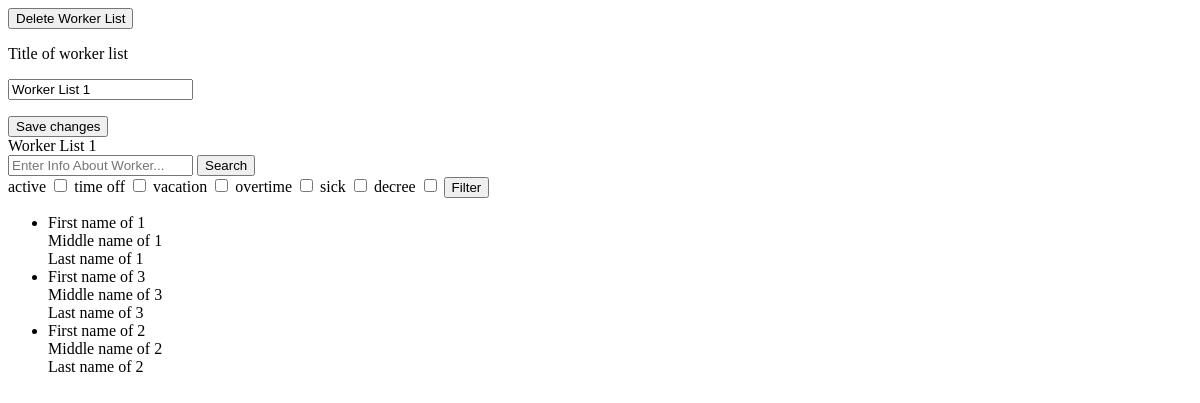
Before: /workers/worker_list/1/?page=2 with the older database file.
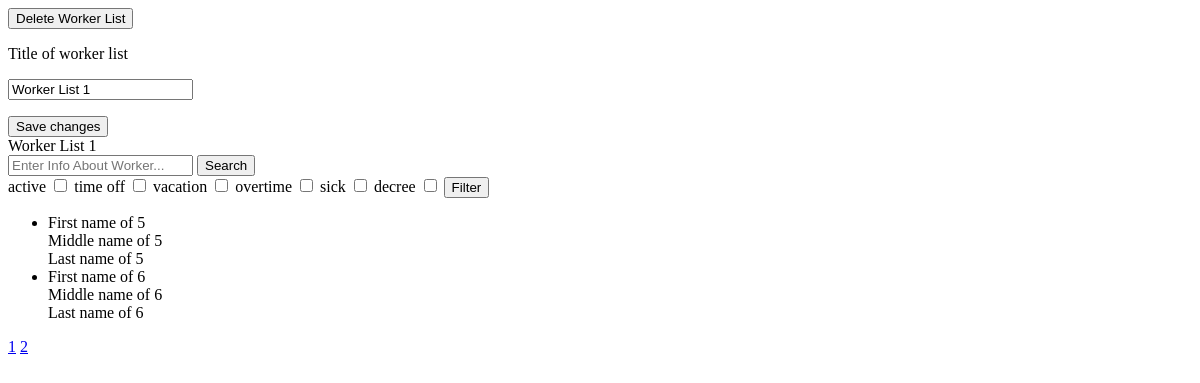
After: the same page with the newer database file.
### apps/workers/models.py (models this page shows, shortened)
class WorkerList(models.Model):
    title = models.CharField(
        'Title of worker list', default='My Worker List', max_length=255)
    token = models.CharField(
        'Access token to worker list', max_length=40, null=True, blank=True)
    token_expiration_date = models.DateTimeField(
        'Expiration date of token', default=datetime.now() + timedelta(hours=3), blank=True)
    creation_date = models.DateField('Creation date', auto_now_add=True, blank=True)
    owners = models.ManyToManyField(AUTH_USER_MODEL, verbose_name='owners')
    class Meta:
        db_table = 'worker_list'
        verbose_name = 'worker list'
        verbose_name_plural = 'worker lists'

class Worker(models.Model):
    STATUS = (
        ('active', 'active'),
        ('time_off', 'time off'),
        ('vacation', 'vacation'),
        ('overtime', 'overtime'),
        ('sick', 'sick'),
        ('decree', 'decree')
    )
    first_name = models.CharField('First name', max_length=50)
    middle_name = models.CharField('Middle name', max_length=50)
    last_name = models.CharField('Last name', max_length=50)
    birth_date = models.DateField('Birth date')
    worker_list = models.ForeignKey(
        WorkerList, on_delete=models.CASCADE,
        verbose_name='Worker list', related_name='workers'
    )
    add_date = models.DateField('Date of first creating', auto_now_add=True)
    job_title = models.CharField('Job title', max_length=255)
    status = models.CharField(
        'Working status', choices=STATUS,
        default='active', max_length=50
    )
    months_experience = models.PositiveSmallIntegerField(
        'Number of months of experience', default=0)
    wage_rate = models.DecimalField(
        'The rate for which the employee works',
        max_digits=3, decimal_places=2, default=1
    )
    wage_rate_salary = models.PositiveIntegerField(
        'Salary for one job', default=6000
    )
    content_type = models.ForeignKey(
        ContentType, on_delete=models.CASCADE, null=True, blank=True,
        verbose_name='Worker extension. Like a teacher or a cook. '
                     'Leave blank if this is a regular employee'
    )
    object_id = models.PositiveIntegerField(
        'Id of extension type. E.g. id of `TeacherType`', null=True, blank=True)
    extension_type = GenericForeignKey()
    salary_info = models.ForeignKey(
        'salary_info.WorkerSalaryInfo', on_delete=models.DO_NOTHING,
        verbose_name='Model with fields for salary calculation'
    )
    class Meta:
        db_table = 'worker'
        verbose_name = 'worker'
        verbose_name_plural = 'workers'
        unique_together = 'content_type', 'object_id'

### apps/workers/views.py (the view)
class WorkerListView(DetailView):
    model = WorkerList
    context_object_name = 'worker_list'
    template_name = 'workers/worker_list.html'
    form_class = WorkerListForm
    paginate_by = 4
    object = None
    def get_context_data(self, **kwargs) -> dict:
        self.object = self.get_object()
        kwargs['page_obj'] = self._get_paginated_workers()
        kwargs['form'] = self.form_class(instance=self.object)
        return super().get_context_data(**kwargs)
    def _get_paginated_workers(self) -> QuerySet:
        return self._paginate(self._get_workers_queryset())
    def _get_workers_queryset(self) -> QuerySet:
        return self.object.workers.all()
    def _paginate(self, queryset: QuerySet) -> QuerySet:
        paginator = Paginator(queryset, self.paginate_by)
        return paginator.get_page(self.request.GET.get('page'))

### apps/workers/forms.py
class WorkerListForm(forms.ModelForm):
    class Meta:
        model = WorkerList
        fields = 'title',

### templates/workers/worker_list.html (shortened to what this page needs)
{% extends 'base.html' %}
{% block content %}
  <form action="{% url 'workers:worker_list_delete' worker_list.pk %}" method="POST">
    <button>Delete Worker List</button>
  </form>
  <form action="{% url 'workers:worker_list_update' worker_list.pk %}" method="POST">
    {% include 'include/post_form_content.html' %}
    <button>Save changes</button>
  </form>
  <div>{{ worker_list.title }}</div>
  <form action="{% url 'workers:workers_search' worker_list.pk %}" method="GET">
    <input type="search" placeholder="Enter Info About Worker..." name="q">
    <button>Search</button>
  </form>
  <form action="{% url 'workers:workers_filter' worker_list.pk %}" method="GET">
    <span>active</span>
    <input type="checkbox" name="status" value="active">
    <span>time off</span>
    <input type="checkbox" name="status" value="time_off">
    <span>vacation</span>
    <input type="checkbox" name="status" value="vacation">
    <span>overtime</span>
    <input type="checkbox" name="status" value="overtime">
    <span>sick</span>
    <input type="checkbox" name="status" value="sick">
    <span>decree</span>
    <input type="checkbox" name="status" value="decree">
    <button>Filter</button>
  </form>
  <ul>
    {% for worker in page_obj %}
      <li>
        <div>{{ worker.first_name }}</div>
        <div>{{ worker.middle_name }}</div>
        <div>{{ worker.last_name }}</div>
      </li>
    {% endfor %}
  </ul>
  {% include 'include/pagination.html' %}
{% endblock %}

### templates/base.html (shortened to what this page needs)
<!DOCTYPE html>
<html lang="en">
<head>
</head>
<body>
{% block content %}{% endblock %}
</body>
</html>

### templates/include/post_form_content.html (shortened to what this page needs)
{% for field in form %}
  <p>{{ field.label }}</p>
  <p>{{ field }}</p>
{% endfor %}

### templates/include/pagination.html (shortened to what this page needs)
{% if page_obj.paginator.page_range|length > 1 %}
  {% for i in page_obj.paginator.page_range %}
    {% if i > page_obj.number|add:'-4' and i < page_obj.number|add:'4' %}
      <a href="?{{ q }}{{ status }}page={{ i }}">{{ i }}</a>
    {% endif %}
  {% endfor %}
{% endif %}

Changed rows visible on the page:
no longer on this page (row unchanged): Worker: first_name "First name of 1", middle_name "Middle name of 1", last_name "Last name of 1"
no longer on this page (row unchanged): Worker: first_name "First name of 3", middle_name "Middle name of 3", last_name "Last name of 3"
no longer on this page (row unchanged): Worker: first_name "First name of 2", middle_name "Middle name of 2", last_name "Last name of 2"
added Worker: first_name "First name of 5", middle_name "Middle name of 5", last_name "Last name of 5"
added Worker: first_name "First name of 6", middle_name "Middle name of 6", last_name "Last name of 6"
Other visible differences:
new list line: "1"
new list line: "2"
